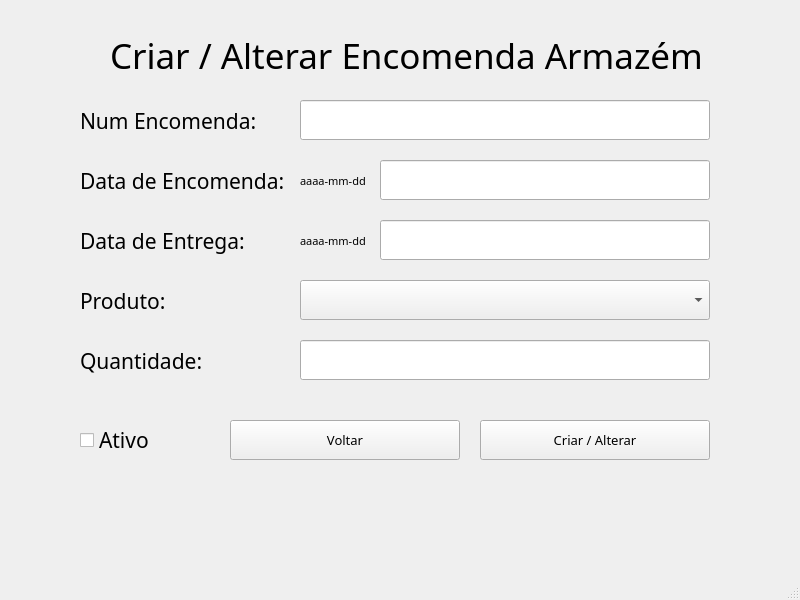
<?xml version="1.0" encoding="UTF-8"?>
<ui version="4.0">
 <class>MainWindow</class>
 <widget class="QMainWindow" name="MainWindow">
  <property name="geometry">
   <rect>
    <x>0</x>
    <y>0</y>
    <width>800</width>
    <height>600</height>
   </rect>
  </property>
  <property name="windowTitle">
   <string>Criar ou Alterar Fornecedor</string>
  </property>
  <widget class="QWidget" name="centralwidget">
   <widget class="QPushButton" name="pushButton_Voltar">
    <property name="geometry">
     <rect>
      <x>230</x>
      <y>420</y>
      <width>230</width>
      <height>40</height>
     </rect>
    </property>
    <property name="font">
     <font>
      <family>OCR A Extended</family>
      <pointsize>10</pointsize>
     </font>
    </property>
    <property name="text">
     <string>Voltar</string>
    </property>
   </widget>
   <widget class="QLabel" name="label_5">
    <property name="geometry">
     <rect>
      <x>110</x>
      <y>30</y>
      <width>601</width>
      <height>50</height>
     </rect>
    </property>
    <property name="font">
     <font>
      <family>OCR A Extended</family>
      <pointsize>26</pointsize>
     </font>
    </property>
    <property name="text">
     <string>Criar / Alterar Encomenda Armazém</string>
    </property>
   </widget>
   <widget class="QLabel" name="label">
    <property name="geometry">
     <rect>
      <x>80</x>
      <y>100</y>
      <width>180</width>
      <height>41</height>
     </rect>
    </property>
    <property name="font">
     <font>
      <family>OCR A Extended</family>
      <pointsize>16</pointsize>
     </font>
    </property>
    <property name="text">
     <string>Num Encomenda:</string>
    </property>
   </widget>
   <widget class="QLabel" name="label_2">
    <property name="geometry">
     <rect>
      <x>80</x>
      <y>160</y>
      <width>210</width>
      <height>41</height>
     </rect>
    </property>
    <property name="font">
     <font>
      <family>OCR A Extended</family>
      <pointsize>16</pointsize>
     </font>
    </property>
    <property name="text">
     <string>Data de Encomenda:</string>
    </property>
   </widget>
   <widget class="QLineEdit" name="lineEdit_nEncomenda">
    <property name="geometry">
     <rect>
      <x>300</x>
      <y>100</y>
      <width>410</width>
      <height>40</height>
     </rect>
    </property>
   </widget>
   <widget class="QCheckBox" name="checkBox">
    <property name="geometry">
     <rect>
      <x>80</x>
      <y>420</y>
      <width>120</width>
      <height>40</height>
     </rect>
    </property>
    <property name="font">
     <font>
      <family>OCR A Extended</family>
      <pointsize>16</pointsize>
     </font>
    </property>
    <property name="text">
     <string>Ativo</string>
    </property>
   </widget>
   <widget class="QLineEdit" name="lineEdit_DataEncomenda">
    <property name="geometry">
     <rect>
      <x>380</x>
      <y>160</y>
      <width>330</width>
      <height>40</height>
     </rect>
    </property>
   </widget>
   <widget class="QLineEdit" name="lineEdit_Quantidade">
    <property name="geometry">
     <rect>
      <x>300</x>
      <y>340</y>
      <width>410</width>
      <height>40</height>
     </rect>
    </property>
   </widget>
   <widget class="QLabel" name="label_3">
    <property name="geometry">
     <rect>
      <x>80</x>
      <y>220</y>
      <width>200</width>
      <height>41</height>
     </rect>
    </property>
    <property name="font">
     <font>
      <family>OCR A Extended</family>
      <pointsize>16</pointsize>
     </font>
    </property>
    <property name="text">
     <string>Data de Entrega:</string>
    </property>
   </widget>
   <widget class="QLabel" name="label_4">
    <property name="geometry">
     <rect>
      <x>80</x>
      <y>280</y>
      <width>141</width>
      <height>41</height>
     </rect>
    </property>
    <property name="font">
     <font>
      <family>OCR A Extended</family>
      <pointsize>16</pointsize>
     </font>
    </property>
    <property name="text">
     <string>Produto:</string>
    </property>
   </widget>
   <widget class="QLabel" name="label_6">
    <property name="geometry">
     <rect>
      <x>80</x>
      <y>340</y>
      <width>210</width>
      <height>41</height>
     </rect>
    </property>
    <property name="font">
     <font>
      <family>OCR A Extended</family>
      <pointsize>16</pointsize>
     </font>
    </property>
    <property name="text">
     <string>Quantidade:</string>
    </property>
   </widget>
   <widget class="QComboBox" name="comboBox_Produto">
    <property name="geometry">
     <rect>
      <x>300</x>
      <y>280</y>
      <width>410</width>
      <height>40</height>
     </rect>
    </property>
   </widget>
   <widget class="QPushButton" name="pushButton_CriarAlterar">
    <property name="geometry">
     <rect>
      <x>480</x>
      <y>420</y>
      <width>230</width>
      <height>40</height>
     </rect>
    </property>
    <property name="font">
     <font>
      <family>OCR A Extended</family>
      <pointsize>10</pointsize>
     </font>
    </property>
    <property name="text">
     <string>Criar / Alterar</string>
    </property>
   </widget>
   <widget class="QLineEdit" name="lineEdit_DataEntrega">
    <property name="geometry">
     <rect>
      <x>380</x>
      <y>220</y>
      <width>330</width>
      <height>40</height>
     </rect>
    </property>
   </widget>
   <widget class="QLabel" name="label_7">
    <property name="geometry">
     <rect>
      <x>300</x>
      <y>160</y>
      <width>70</width>
      <height>41</height>
     </rect>
    </property>
    <property name="font">
     <font>
      <family>Noto Sans</family>
      <pointsize>8</pointsize>
     </font>
    </property>
    <property name="text">
     <string>aaaa-mm-dd</string>
    </property>
   </widget>
   <widget class="QLabel" name="label_8">
    <property name="geometry">
     <rect>
      <x>300</x>
      <y>220</y>
      <width>70</width>
      <height>41</height>
     </rect>
    </property>
    <property name="font">
     <font>
      <family>Noto Sans</family>
      <pointsize>8</pointsize>
     </font>
    </property>
    <property name="text">
     <string>aaaa-mm-dd</string>
    </property>
   </widget>
  </widget>
  <widget class="QStatusBar" name="statusbar"/>
 </widget>
 <resources/>
 <connections/>
</ui>
